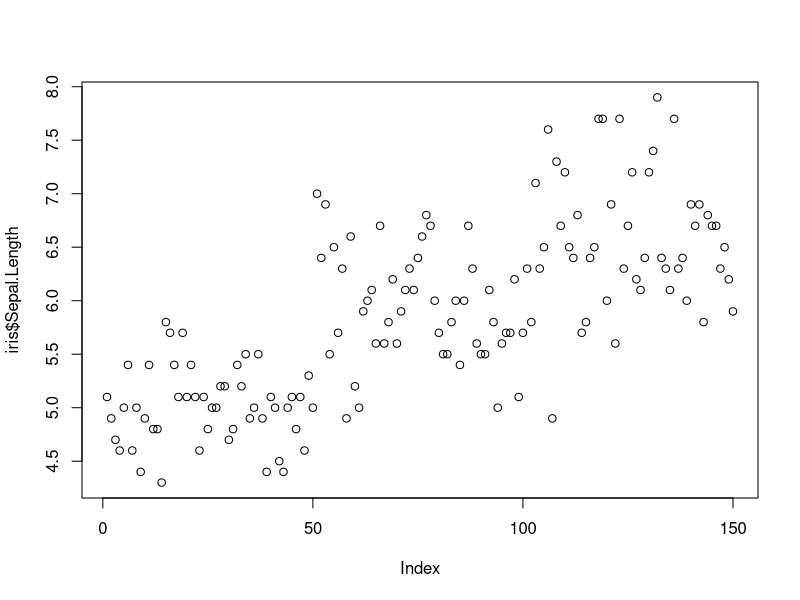
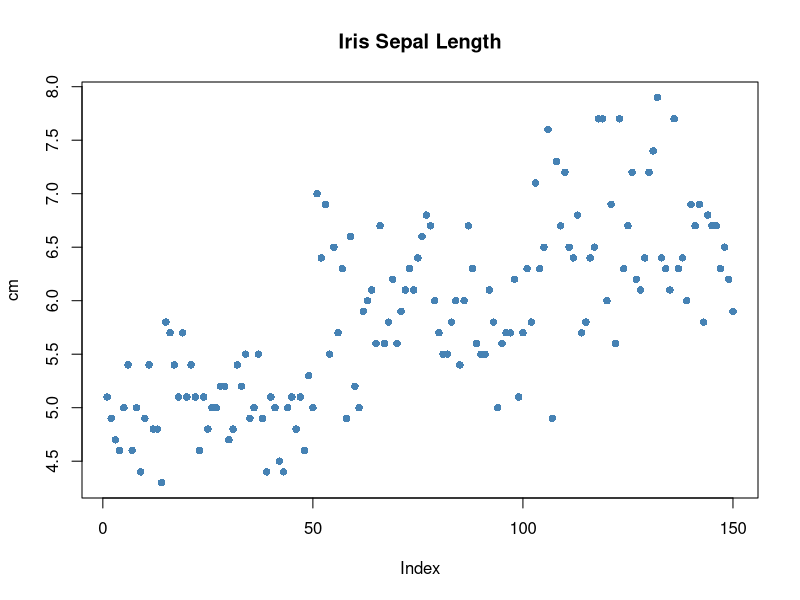
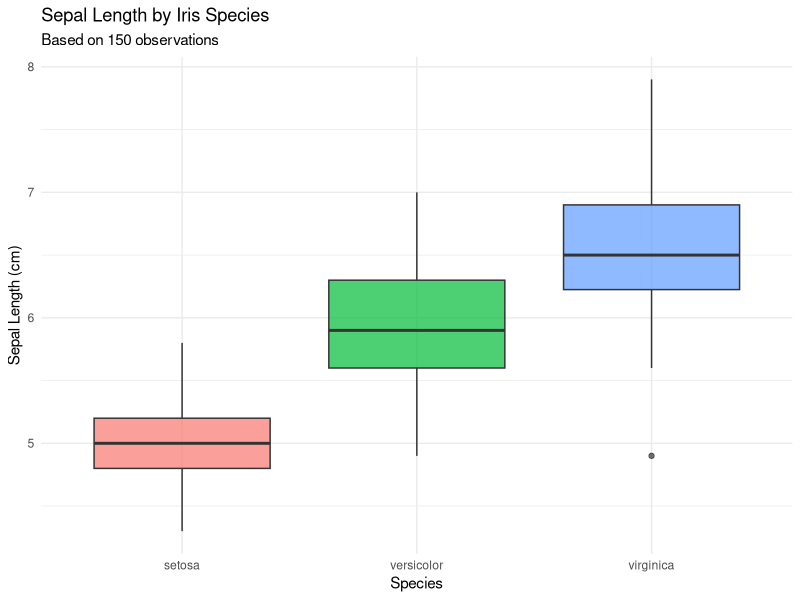

These figures' R source, in order:
## ---- chunk 1
knitr::opts_chunk$set(
  echo    = TRUE,
  message = FALSE,
  warning = FALSE
)
## ---- chunk 2
plot(iris$Sepal.Length)
## ---- chunk 3
head(iris)
## ---- chunk 4
plot(iris$Sepal.Length, col = "steelblue", pch = 16,
     main = "Iris Sepal Length", ylab = "cm")
## ---- chunk 5
head(iris, 10)
## ---- chunk 6
summary(iris)
## ---- chunk 7
# Your R code here
## ---- chunk 8
summary(rnorm(1000, mean = 0, sd = 1))
## ---- chunk 9
cat("This result appears, but you cannot see the code that produced it.\n")
## ---- chunk 10
x <- 42   # This runs, x is now in memory, but nothing appears in the document
## ---- chunk 11
library(tidyverse)   # Loading messages are suppressed
## ---- chunk 12
library(ggplot2)

ggplot(iris, aes(x = Species, y = Sepal.Length, fill = Species)) +
  geom_boxplot(alpha = 0.7) +
  labs(
    title    = "Sepal Length by Iris Species",
    subtitle = paste("Based on", nrow(iris), "observations"),
    x        = "Species",
    y        = "Sepal Length (cm)"
  ) +
  theme_minimal() +
  theme(legend.position = "none")
